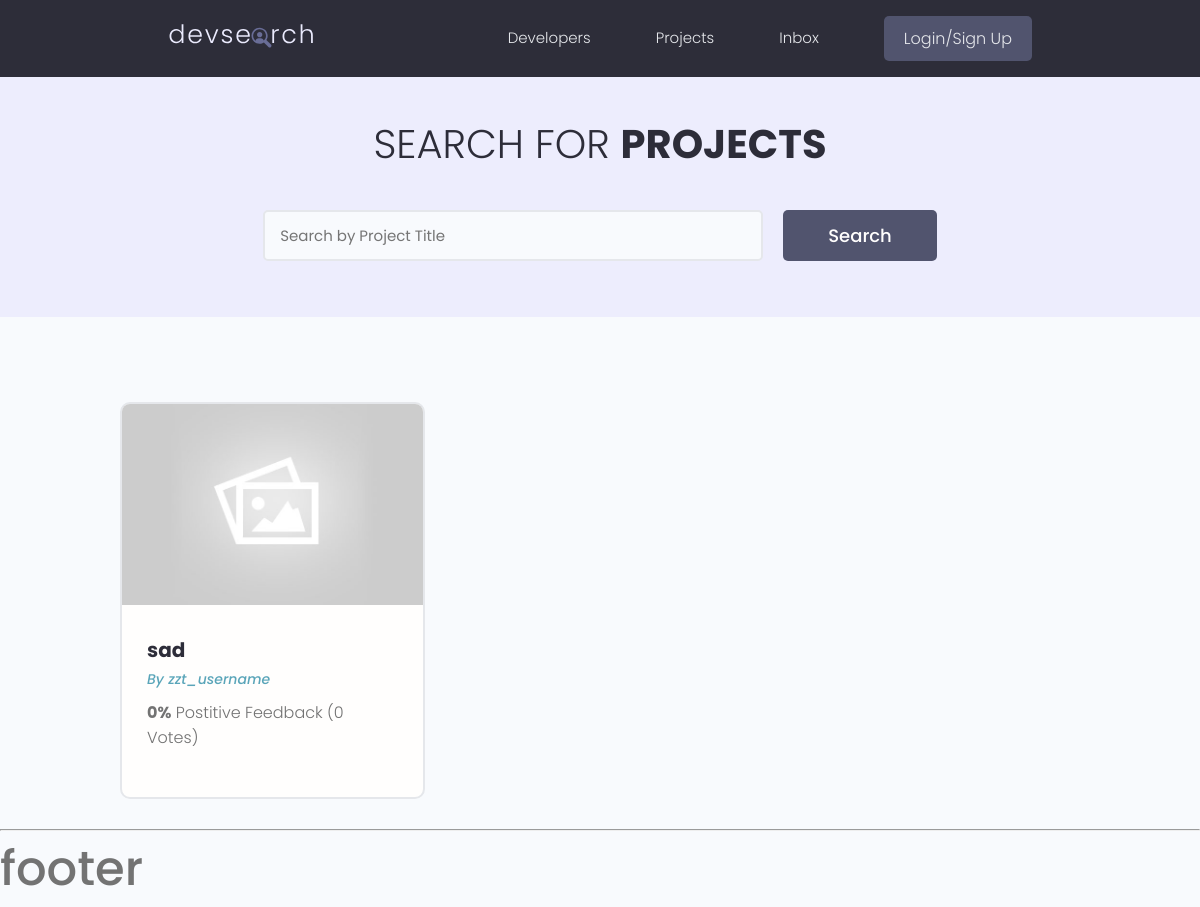
/projects/, run on the app's committed database.
### projects/models.py (models this page shows, shortened)
class Project(models.Model):
    owner = models.ForeignKey(Profile, null=True, blank=True, on_delete=models.SET_NULL)
    title = models.CharField(max_length=200)
    description = models.TextField(null=True, blank=True)
    featured_image = models.ImageField(null=True, blank=True, default='default.jpg')
    demo_link = models.CharField(max_length=2000, null=True, blank=True)
    source_link = models.CharField(max_length=2000, null=True, blank=True)
    tags = models.ManyToManyField('Tag', blank=True)
    vote_total = models.IntegerField(default=0, null=True, blank=True)
    vote_ratio = models.IntegerField(default=0, null=True, blank=True)
    created = models.DateTimeField(auto_now_add=True)
    id = models.UUIDField(default=uuid.uuid4, unique=True,
                          primary_key=True, editable=False)
    class Meta:
        ordering = ['-vote_ratio', '-vote_total', 'title']

### users/models.py (models this page shows)
class Profile(models.Model):
    user = models.OneToOneField(User, on_delete=models.CASCADE, null=True)
    name = models.CharField(max_length=200, blank=True, null=True)
    username = models.CharField(max_length=200, blank=True, null=True)
    email = models.EmailField(max_length=500, blank=True, null=True)
    short_intro = models.CharField(max_length=200, blank=True, null=True)
    location = models.CharField(max_length=200, blank=True, null=True)
    bio = models.TextField(blank=True, null=True)
    profile_image = models.ImageField(null=True, blank=True,
                                      upload_to='profiles/', default='profiles/user-default.png')
    social_github = models.CharField(max_length=200, blank=True, null=True)
    social_twitter = models.CharField(max_length=200, blank=True, null=True)
    social_linkedin = models.CharField(max_length=200, blank=True, null=True)
    social_youtube = models.CharField(max_length=200, blank=True, null=True)
    social_website = models.CharField(max_length=200, blank=True, null=True)
    created = models.DateTimeField(auto_now_add=True)
    id = models.UUIDField(default=uuid.uuid4, unique=True,
                          primary_key=True, editable=False)
    def __str__(self):
        return str(self.user.username)
    class Meta:
        ordering = ['created']

### projects/views.py (the view)
# urls.py: path('projects/', views.getProjects),
def projects(request):
    projectList, search_query = searchProjects(request)
    projectList, custom_range, num_pages = paginateQuerysets(request, projectList, 3)
    context = {
        'projects': projectList,
        'search_query': search_query,
        'custom_range': custom_range,
        'num_pages': num_pages,
    }
    return render(request, 'projects/projects.html', context)

### projects/utils.py (called while the page is built)
def searchProjects(request):
    search_query = ''
    if request.GET.get('search_query'):
        search_query = request.GET.get('search_query')
    tags = Tag.objects.filter(name__icontains=search_query)
    projectList = Project.objects.distinct().filter(
        Q(title__icontains=search_query) |
        Q(owner__name__icontains=search_query) |
        Q(description__icontains=search_query) |
        Q(tags__in=tags)
    )
    return projectList, search_query

def paginateQuerysets(request, querysets, results):
    page = request.GET.get('page')
    results = results
    paginator = Paginator(querysets, results)
    num_pages = paginator.num_pages
    try:
        querysets = paginator.page(page)
    except PageNotAnInteger:
        page = 1
        querysets = paginator.page(page)
    except EmptyPage:
        page = paginator.num_pages
        querysets = paginator.page(page)
    leftIndex = (int(page) - 4)
    if leftIndex < 1:
        leftIndex = 1
    rightIndex = (int(page) + 5)
    if rightIndex > paginator.num_pages:
        rightIndex = paginator.num_pages
    custome_range = range(leftIndex, rightIndex + 1)
    return querysets, custome_range, num_pages

### projects/templates/projects/projects.html (shortened to what this page needs)
{% extends 'main.html' %}
{% block content %}
    <main class="projects">
        <section class="hero-section text-center">
            <div class="container container--narrow">
                <div class="hero-section__box">
                    <h2>Search for <span>Projects</span></h2>
                </div>
                <div class="hero-section__search">
                    <form id="searchForm" class="form" action="{% url 'projects' %}" method="get">
                        <div class="form__field">
                            <input class="input input--text" id="formInput#search" type="text" name="search_query"
                                   value="{{ search_query }}" placeholder="Search by Project Title"/>
                        </div>
                        <input class="btn btn--sub btn--lg" type="submit" value="Search"/>
                    </form>
                </div>
            </div>
        </section>
        <section class="projectsList">
            <div class="container">
                <div class="grid grid--three">
                    {% for project in projects %}
                        <div class="column">
                            <div class="card project">
                                <a href="{% url 'project' project.id %}" class="project">
                                    <a href="{% url 'project' project.id %}"><img class="center-block"
                                                                                  src="{{ project.featured_image.url }}"
                                                                                  alt="project thumbnail"/></a>
                                    <div class="card__body">
                                        <h3 class="project__title">{{ project.title }}</h3>
                                        <p><a class="project__author"
                                              href="{% url 'user-profile' project.owner.id %}">By {{ project.owner }}</a>
                                        </p>
                                        <p class="project--rating">
                                            <span style="font-weight: bold;">{{ project.vote_ratio }}%</span>
                                            Postitive
                                            Feedback ({{ project.vote_total }}
                                            Vote{{ project.vote_total|pluralize:'s' }})
                                        </p>
                                    </div>
                                </a>
                            </div>
                        </div>
                    {% endfor %}
                </div>
            </div>
        </section>
    </main>
{% endblock content %}

### static/styles/app.css (style rules this page uses)
:root { --color-sub: #2d2d39; }
.btn--sub { background-color: var(--color-sub-light); }
.card { border: 2px solid var(--color-light); }
img { width: 100%; }
.hero-section { height: 40vh; display: flex; align-items: center; background-color: var(--color-sub); }
.hero-section__box { margin-bottom: 4rem; }
.hero-section__box > h2, .hero-section__box > h2 > span { font-size: 4rem; color: var(--color-light); line-height: 1.3; text-transform: uppercase; }
.hero-section__box > h2 { font-weight: 300; }
.hero-section__box > h2 > span { font-weight: 700; }
.hero-section__search > .form { display: flex; align-items: center; justify-content: center; gap: 2rem; }
.hero-section__search > .form input.input--text { width: 50rem; }
.project__author { font-size: 1.4rem; font-style: italic; }
.project--rating { margin-bottom: 1.6em; margin-top: .5em; }
.projects > .hero-section { background: var(--color-sub-lighter); height: 30vh; }
.projects .hero-section__box { margin-bottom: 2.5rem; }
.projects .hero-section__box > h2 { color: var(--color-sub); }
.projects .hero-section__box > h2 > span { font-weight: 700; color: var(--color-sub); }
.projectsList { margin-top: 8rem; }
.project__title { font-size: 2rem; font-weight: 700; color: var(--color-sub); }

### static/uikit/styles/modules/_variables.css (style rules this page uses)
:root { --color-main: #5aa5b9; --color-main-light: #e6faff; --color-sub: #3f4156; --color-sub-light: #51546e; --color-sub-lighter: #ededfd; --color-text: #737373; --color-gray: #8b8b8b; --color-light: #e5e7eb; --color-light-gray: #767676; --color-bg: #f8fafd; --color-white: #fffefd; --color-white-light: #f3f3f3; --color-success: #359e64; --color-success-bg: #def8e8; --color-error: #fc4b0b; --color-error-bg: #fff2ee; --font-base: 'Poppins', arial, helvetica, 'Segoe UI', roboto, ubuntu, sans-serif; --font-monospace: 'Fira Code', 'Courier New', courier, monospace; --font-regular: 300; --font-medium: 500; --font-bold: 700; --generic-shadow: 1px 1px 5px #00000010; --generic-transition: all 0.3s ease-in-out; }

### static/uikit/styles/modules/_base.css (style rules this page uses)
* { margin: 0; padding: 0; box-sizing: border-box; text-rendering: optimizeLegibility; color: inherit; font-size: inherit; }
html { font-size: 50%; }
@media only screen and (min-width: 480px) { html { font-size: 56.25%; } }
@media only screen and (min-width: 1200px) { html { font-size: 62.5%; } }
body { line-height: 1.6; font-weight: 400; font-size: 1.5rem; color: var(--color-text); background-color: var(--color-bg); min-height: 100vh; }

### static/uikit/styles/modules/_typography.css (style rules this page uses)
* { font-family: var(--font-base); }
h2 { font-size: 3.6rem; font-weight: var(--font-bold); }
h3 { font-size: 3.2rem; font-weight: var(--font-medium); }
p, span, strong { font-size: 1.6rem; color: var(--color-text); font-weight: var(--font-regular); }
a { padding-bottom: 2px; text-decoration: none; display: inline-block; color: var(--color-main); font-weight: var(--font-medium); }

### static/uikit/styles/modules/_utilities.css (style rules this page uses)
.container { width: 92%; max-width: 165rem; margin: 0 auto; box-sizing: border-box; }
.container--narrow { width: 92%; max-width: 120rem; }
@media screen and (min-width: 1000px) { .container { width: 90%; } }
@media screen and (min-width: 1000px) { .container--narrow { width: 85%; } }
@media screen and (min-width: 1200px) { .container { width: 80%; } }
@media screen and (min-width: 1200px) { .container--narrow { width: 72%; } }
.text-center { text-align: center; }

### static/uikit/styles/modules/_button.css (style rules this page uses)
.btn { display: inline-block; position: relative; cursor: pointer; background-color: var(--color-light); font-weight: var(--font-medium); color: var(--color-sub); text-decoration: none; padding: 1rem 2rem; border-radius: 0.5rem; border: none; width: -webkit-fit-content; width: -moz-fit-content; width: fit-content; height: -webkit-fit-content; height: -moz-fit-content; height: fit-content; font-size: 1.6rem; outline-width: 0; outline-color: transparent; -webkit-backface-visibility: hidden; backface-visibility: hidden; transition: all 0.3s ease-in-out; }
.btn--sub { background-color: var(--color-sub); color: var(--color-white); }
.btn--lg { font-size: 1.8rem; padding: 1.2rem 4.5rem; }

### static/uikit/styles/modules/_card.css (style rules this page uses)
.card { border-radius: 1rem; background-color: var(--color-white); border: 1.5px solid var(--color-light); width: auto; height: auto; margin-top: 0.5rem; margin-bottom: 0.5rem; overflow: hidden; }
.card__body, .card__header { padding: 2rem 2.5rem; }

### data on the page
Project: featured_image (placeholder picture), title "sad", owner "zzt_username", vote_ratio "0", vote_total "0"
